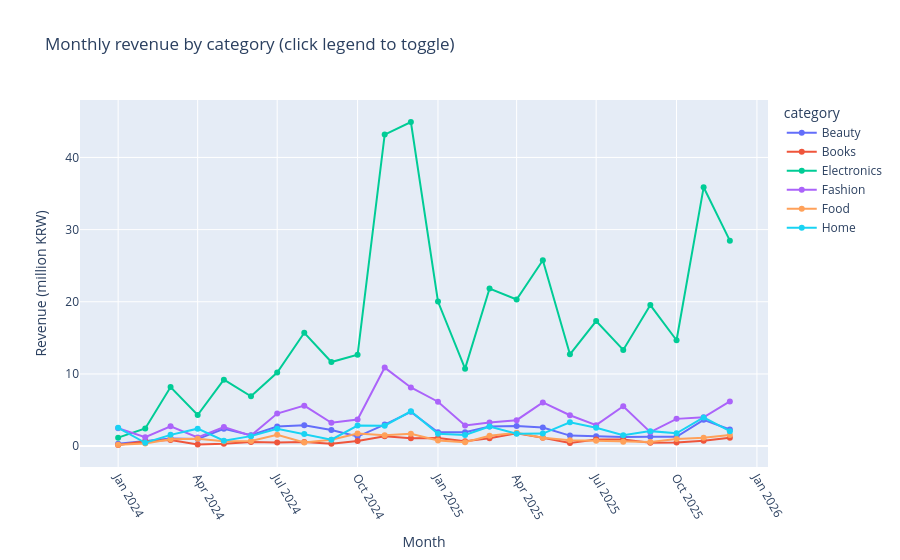

This figure's notebook cell:
### Code cell
# 차트 8: 인터랙티브 라인차트 - 카테고리별 월별 매출
# 월 x 카테고리 매출표를 만든다
monthly_cat = (
    # 주문일을 "2025-01" 형태로 바꾼다
    df.assign(month=df["order_date"].dt.to_period("M").astype(str))
    # 월 x 카테고리 매출 합계
    .groupby(["month", "category"], as_index=False)["amount"].sum()
)

# 백만 원 단위
monthly_cat["revenue_million"] = monthly_cat["amount"] / 1e6

# 선 차트를 만든다
fig = px.line(
    # 그릴 데이터
    monthly_cat,
    # 가로축: 월
    x="month",
    # 세로축: 매출(백만 원)
    y="revenue_million",
    # 카테고리마다 선 하나
    color="category",
    # 점도 같이 찍는다
    markers=True,
    # 차트 제목
    title="Monthly revenue by category (click legend to toggle)",
    # 축 이름
    labels={"month": "Month", "revenue_million": "Revenue (million KRW)"},
)

# 월 이름이 겹치지 않게 기울인다
fig.update_xaxes(tickangle=60)

# HTML 파일로 저장한다
save_html(fig, "monthly_revenue_by_category.html")

# 노트북에 보여준다
fig.show()

# 11~12월 매출이 가장 큰 카테고리 확인용: 카테고리별 전체 매출 비중
# 카테고리별 전체 매출 비중을 큰 순으로 보여준다
(monthly_cat.groupby("category")["amount"].sum() / monthly_cat["amount"].sum()).sort_values(ascending=False).round(3)

### Figure 1 — Plotly figure (JSON) as saved in the notebook; plotly's stock layout.template omitted (floating-point values rounded to 4 significant figures)
{"data": [{"hovertemplate": "category=Beauty<br>Month=%{x}<br>Revenue (million KRW)=%{y}<extra></extra>", "legendgroup": "Beauty", "line": {"color": "#636efa", "dash": "solid"}, "marker": {"symbol": "circle"}, "mode": "lines+markers", "name": "Beauty", "orientation": "v", "showlegend": true, "type": "scatter", "x": ["2024-01", "2024-02", "2024-03", "2024-04", "2024-05", "2024-06", "2024-07", "2024-08", "2024-09", "2024-10", "2024-11", "2024-12", "2025-01", "2025-02", "2025-03", "2025-04", "2025-05", "2025-06", "2025-07", "2025-08", "2025-09", "2025-10", "2025-11", "2025-12"], "xaxis": "x", "y": [0.3446, 0.6734, 1.053, 0.9688, 2.39, 1.522, 2.722, 2.879, 2.245, 1.323, 2.99, 4.746, 1.917, 1.93, 2.709, 2.77, 2.581, 1.456, 1.371, 1.263, 1.299, 1.286, 3.642, 2.311], "yaxis": "y"}, {"hovertemplate": "category=Books<br>Month=%{x}<br>Revenue (million KRW)=%{y}<extra></extra>", "legendgroup": "Books", "line": {"color": "#EF553B", "dash": "solid"}, "marker": {"symbol": "circle"}, "mode": "lines+markers", "name": "Books", "orientation": "v", "showlegend": true, "type": "scatter", "x": ["2024-01", "2024-02", "2024-03", "2024-04", "2024-05", "2024-06", "2024-07", "2024-08", "2024-09", "2024-10", "2024-11", "2024-12", "2025-01", "2025-02", "2025-03", "2025-04", "2025-05", "2025-06", "2025-07", "2025-08", "2025-09", "2025-10", "2025-11", "2025-12"], "xaxis": "x", "y": [0.1682, 0.6667, 0.8323, 0.2191, 0.3415, 0.5707, 0.4997, 0.5771, 0.3333, 0.7145, 1.37, 1.107, 1.107, 0.6664, 1.085, 1.795, 1.148, 0.424, 0.9251, 0.9084, 0.456, 0.5058, 0.7349, 1.165], "yaxis": "y"}, {"hovertemplate": "category=Electronics<br>Month=%{x}<br>Revenue (million KRW)=%{y}<extra></extra>", "legendgroup": "Electronics", "line": {"color": "#00cc96", "dash": "solid"}, "marker": {"symbol": "circle"}, "mode": "lines+markers", "name": "Electronics", "orientation": "v", "showlegend": true, "type": "scatter", "x": ["2024-01", "2024-02", "2024-03", "2024-04", "2024-05", "2024-06", "2024-07", "2024-08", "2024-09", "2024-10", "2024-11", "2024-12", "2025-01", "2025-02", "2025-03", "2025-04", "2025-05", "2025-06", "2025-07", "2025-08", "2025-09", "2025-10", "2025-11", "2025-12"], "xaxis": "x", "y": [1.17, 2.448, 8.181, 4.308, 9.211, 6.911, 10.18, 15.71, 11.65, 12.65, 43.16, 44.9, 20.04, 10.73, 21.84, 20.32, 25.75, 12.72, 17.33, 13.32, 19.54, 14.67, 35.86, 28.47], "yaxis": "y"}, {"hovertemplate": "category=Fashion<br>Month=%{x}<br>Revenue (million KRW)=%{y}<extra></extra>", "legendgroup": "Fashion", "line": {"color": "#ab63fa", "dash": "solid"}, "marker": {"symbol": "circle"}, "mode": "lines+markers", "name": "Fashion", "orientation": "v", "showlegend": true, "type": "scatter", "x": ["2024-01", "2024-02", "2024-03", "2024-04", "2024-05", "2024-06", "2024-07", "2024-08", "2024-09", "2024-10", "2024-11", "2024-12", "2025-01", "2025-02", "2025-03", "2025-04", "2025-05", "2025-06", "2025-07", "2025-08", "2025-09", "2025-10", "2025-11", "2025-12"], "xaxis": "x", "y": [2.472, 1.237, 2.754, 1.188, 2.648, 1.46, 4.507, 5.609, 3.228, 3.687, 10.88, 8.128, 6.153, 2.864, 3.268, 3.595, 6.06, 4.279, 2.906, 5.527, 1.933, 3.775, 3.995, 6.195], "yaxis": "y"}, {"hovertemplate": "category=Food<br>Month=%{x}<br>Revenue (million KRW)=%{y}<extra></extra>", "legendgroup": "Food", "line": {"color": "#FFA15A", "dash": "solid"}, "marker": {"symbol": "circle"}, "mode": "lines+markers", "name": "Food", "orientation": "v", "showlegend": true, "type": "scatter", "x": ["2024-01", "2024-02", "2024-03", "2024-04", "2024-05", "2024-06", "2024-07", "2024-08", "2024-09", "2024-10", "2024-11", "2024-12", "2025-01", "2025-02", "2025-03", "2025-04", "2025-05", "2025-06", "2025-07", "2025-08", "2025-09", "2025-10", "2025-11", "2025-12"], "xaxis": "x", "y": [0.1812, 0.3485, 0.9453, 1.033, 0.6848, 0.6963, 1.562, 0.5018, 0.8832, 1.744, 1.488, 1.71, 0.7854, 0.5257, 1.422, 1.848, 1.165, 0.8103, 0.7357, 0.6157, 0.5799, 0.9835, 1.17, 1.527], "yaxis": "y"}, {"hovertemplate": "category=Home<br>Month=%{x}<br>Revenue (million KRW)=%{y}<extra></extra>", "legendgroup": "Home", "line": {"color": "#19d3f3", "dash": "solid"}, "marker": {"symbol": "circle"}, "mode": "lines+markers", "name": "Home", "orientation": "v", "showlegend": true, "type": "scatter", "x": ["2024-01", "2024-02", "2024-03", "2024-04", "2024-05", "2024-06", "2024-07", "2024-08", "2024-09", "2024-10", "2024-11", "2024-12", "2025-01", "2025-02", "2025-03", "2025-04", "2025-05", "2025-06", "2025-07", "2025-08", "2025-09", "2025-10", "2025-11", "2025-12"], "xaxis": "x", "y": [2.534, 0.4625, 1.56, 2.419, 0.7586, 1.384, 2.399, 1.681, 0.8815, 2.845, 2.826, 4.821, 1.7, 1.55, 2.705, 1.728, 1.739, 3.298, 2.535, 1.502, 2.076, 1.778, 3.972, 2.064], "yaxis": "y"}], "layout": {"legend": {"title": {"text": "category"}, "tracegroupgap": 0}, "title": {"text": "Monthly revenue by category (click legend to toggle)"}, "xaxis": {"anchor": "y", "domain": [0.0, 1.0], "tickangle": 60, "title": {"text": "Month"}}, "yaxis": {"anchor": "x", "domain": [0.0, 1.0], "title": {"text": "Revenue (million KRW)"}}}}
